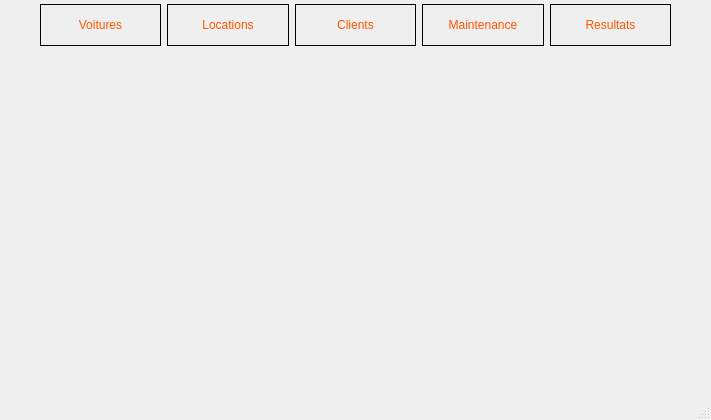
<?xml version="1.0" encoding="UTF-8"?>
<ui version="4.0">
 <class>MYK_CAR</class>
 <widget class="QMainWindow" name="MYK_CAR">
  <property name="geometry">
   <rect>
    <x>0</x>
    <y>0</y>
    <width>711</width>
    <height>420</height>
   </rect>
  </property>
  <property name="windowTitle">
   <string>MYK_CAR</string>
  </property>
  <property name="styleSheet">
   <string notr="true">QPushButton{
height:40px;
font: ;
	font: 75 18pt &quot;Arial&quot;;
color:rgb(255, 85, 0);
border:1px solid black;

}
</string>
  </property>
  <widget class="QWidget" name="centralwidget">
   <widget class="QWidget" name="layoutWidget">
    <property name="geometry">
     <rect>
      <x>40</x>
      <y>0</y>
      <width>631</width>
      <height>51</height>
     </rect>
    </property>
    <layout class="QHBoxLayout" name="horizontalLayout">
     <item>
      <widget class="QPushButton" name="pushButton_voitures">
       <property name="cursor">
        <cursorShape>PointingHandCursor</cursorShape>
       </property>
       <property name="styleSheet">
        <string notr="true"/>
       </property>
       <property name="text">
        <string>Voitures</string>
       </property>
      </widget>
     </item>
     <item>
      <widget class="QPushButton" name="pushButton_locations">
       <property name="cursor">
        <cursorShape>PointingHandCursor</cursorShape>
       </property>
       <property name="styleSheet">
        <string notr="true"/>
       </property>
       <property name="text">
        <string>Locations</string>
       </property>
      </widget>
     </item>
     <item>
      <widget class="QPushButton" name="pushButton_clients">
       <property name="enabled">
        <bool>true</bool>
       </property>
       <property name="cursor">
        <cursorShape>PointingHandCursor</cursorShape>
       </property>
       <property name="mouseTracking">
        <bool>false</bool>
       </property>
       <property name="styleSheet">
        <string notr="true"/>
       </property>
       <property name="text">
        <string>Clients</string>
       </property>
       <property name="iconSize">
        <size>
         <width>16</width>
         <height>16</height>
        </size>
       </property>
       <property name="checkable">
        <bool>false</bool>
       </property>
       <property name="autoDefault">
        <bool>false</bool>
       </property>
       <property name="default">
        <bool>false</bool>
       </property>
       <property name="flat">
        <bool>false</bool>
       </property>
      </widget>
     </item>
     <item>
      <widget class="QPushButton" name="pushButton_maintenance">
       <property name="cursor">
        <cursorShape>PointingHandCursor</cursorShape>
       </property>
       <property name="text">
        <string>Maintenance</string>
       </property>
      </widget>
     </item>
     <item>
      <widget class="QPushButton" name="pushButton">
       <property name="text">
        <string>Resultats</string>
       </property>
      </widget>
     </item>
    </layout>
   </widget>
  </widget>
  <widget class="QMenuBar" name="menubar">
   <property name="geometry">
    <rect>
     <x>0</x>
     <y>0</y>
     <width>711</width>
     <height>21</height>
    </rect>
   </property>
  </widget>
  <widget class="QStatusBar" name="statusbar"/>
 </widget>
 <resources/>
 <connections/>
</ui>
